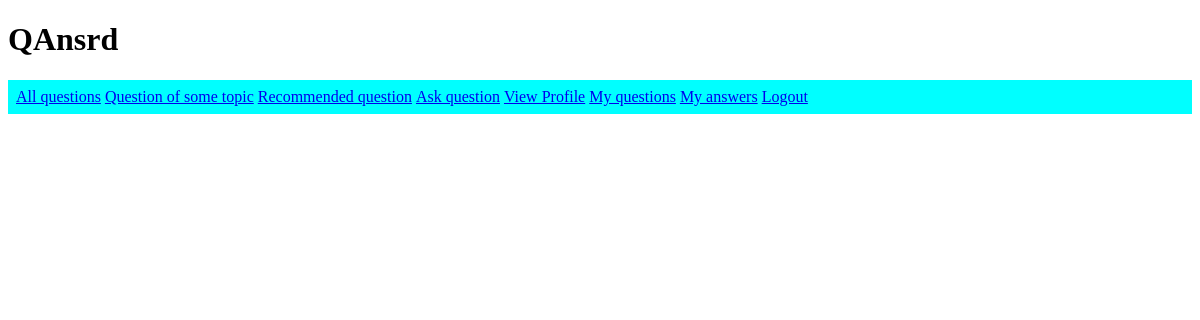
/questions (signed in), run on an earlier commit of the app's database.
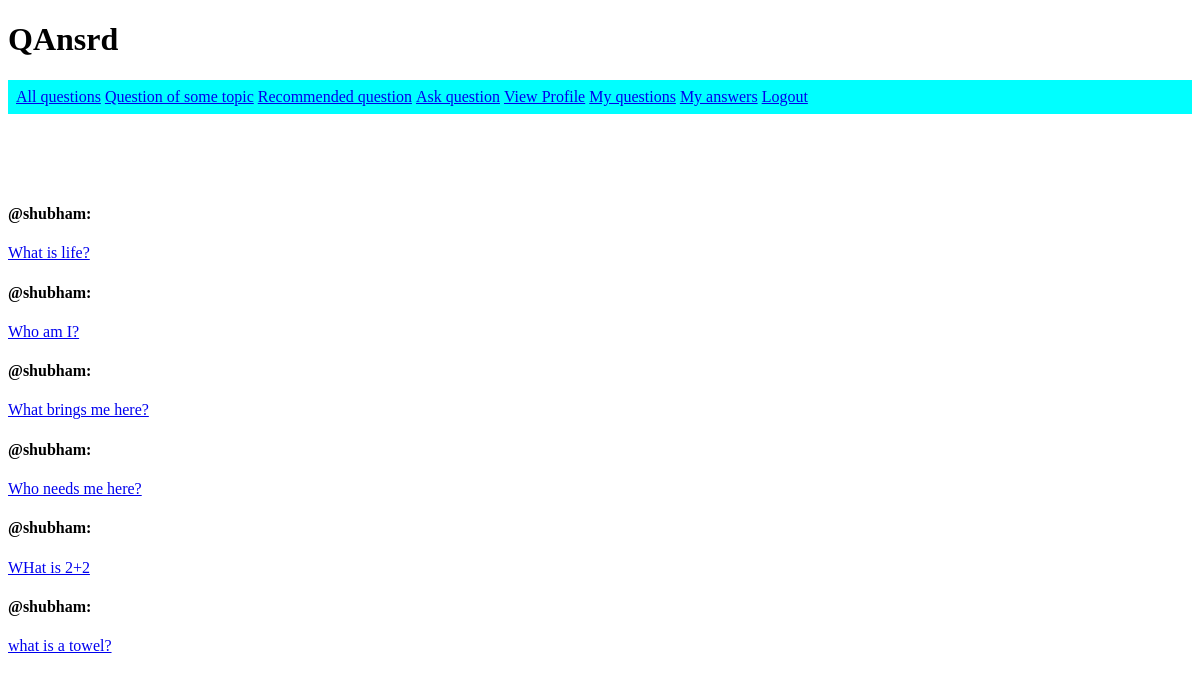
And on a later commit of the database.
### models.py (models this page shows, shortened)
class Question(db.Model):
    id = db.Column(db.Integer, primary_key=True)
    question_text = db.Column(db.String(1000))
    user_id = db.Column(db.Integer, db.ForeignKey('user.id'))
    question_tags = db.relationship('QuestionTag', backref='question', lazy = 'dynamic')#relatioship with question
    answers = db.relationship('Answer', backref='question', lazy = 'dynamic')
    def __repr__(self):
        return ('<Question :{}>'.format(self.question_text))

class User(db.Model):
    id = db.Column(db.Integer, primary_key=True)
    uname = db.Column(db.String(30))
    upass = db.Column(db.String(30))
    email = db.Column(db.String(30))
    name = db.Column(db.String(30))
    roll_no = db.Column(db.String(20))
    branch = db.Column(db.String(30))
    usertags = db.relationship('UserTag', backref='user', lazy="dynamic")
    questions = db.relationship('Question', backref='user', lazy="dynamic")
    answers =  db.relationship('Answer', backref='user', lazy="dynamic")
    def __repr__(self):
        return ('<User {}>'.format(self.uname))

### app.py (the view)
@app.route('/questions')
def my_questions():
    uname = session['user']
    user = User.query.filter_by(uname=uname).first_or_404()
    print('Question: ',user)
    questions = user.questions.all()
    print(questions)
    return render_template('my_questions.html', questions = questions)

### templates/my_questions.html
{% extends "base.html" %}
{% block body %}
  {% for q in questions %}
    <h4> @{{ q.user.uname }}: </h4>
    <a href="/qs/{{q.id}}">
      {{ q.question_text }}
    </a>
    <br>
  {% endfor %}
{% endblock %}

What changed in the data, as far as the page shows it:
added Question: user.uname "shubham", question_text "What is life?"
added Question: user.uname "shubham", question_text "Who am I?"
added Question: user.uname "shubham", question_text "What brings me here?"
added Question: user.uname "shubham", question_text "Who needs me here?"
added Question: user.uname "shubham", question_text "WHat is 2+2"
added Question: user.uname "shubham", question_text "what is a towel?"
